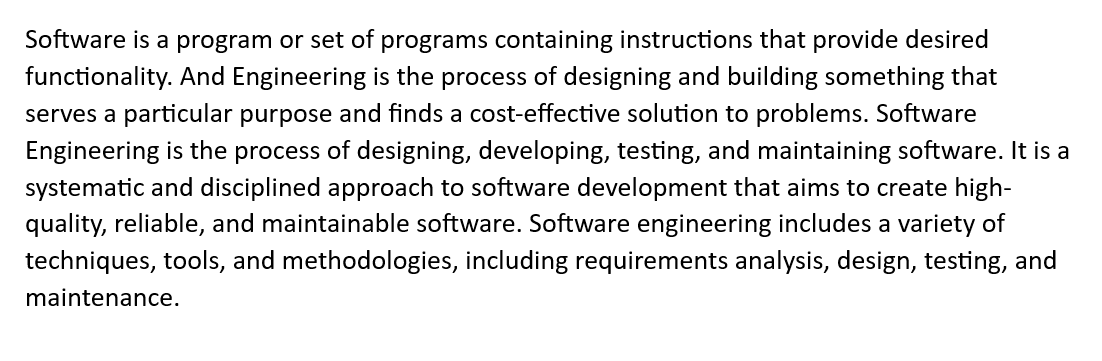
#> input picture backend/images/original_para.png, 1102 x 361 px, found by its file name
$ python temp.py   (older library calls are emulated)
#> lines starting #> are read from the running program, lines starting #| are printed output that depends on the picture; after the words box and inside, x2 and y2 are one past the last pixel; in counts of white or black regions, pixels touching at a corner belong together
import cv2
import pytesseract

def detect_text(image_path):
  """
  Detects text in an image using OpenCV and prints the extracted text to the console.

  Args:
      image_path (str): Path to the image file.

  Returns:
      None
  """

  # Load the image
  img = cv2.imread(image_path)
#> img is the input picture: shape (361, 1102, 3); min 0, max 255, mean 232.7

  # Check if image loading was successful
  if img is None:
      print(f"Error: Could not read image from '{image_path}'.")
      return

  # Convert to grayscale
  gray = cv2.cvtColor(img, cv2.COLOR_BGR2GRAY)

  # Apply bilateral filtering to reduce noise
  bilateral = cv2.bilateralFilter(gray, 11, 17, 17)

  # Find edges using Sobel filter
  edges = cv2.Sobel(bilateral, cv2.CV_64F, 1, 0, ksize=3)
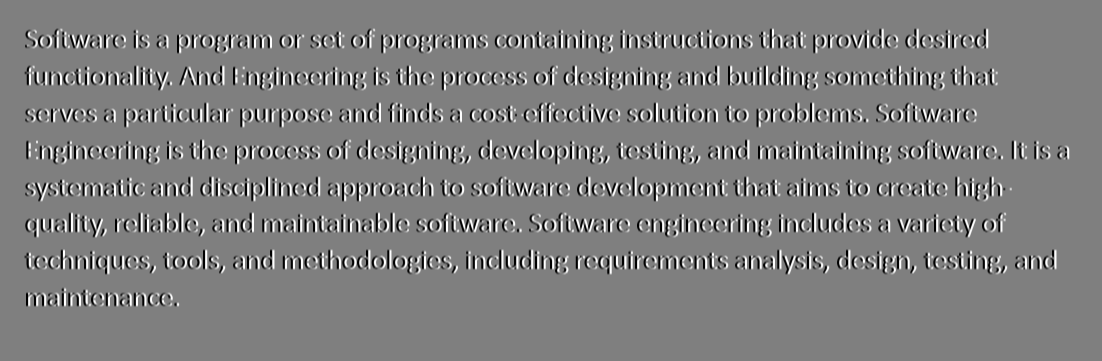
#> edges: shape (361, 1102) float64; min -1020, max 1020, mean 0; drawn with min black and max white
  edges = cv2.convertScaleAbs(edges, alpha=1.0, beta=0.0)  # Convert to CV_8UC1
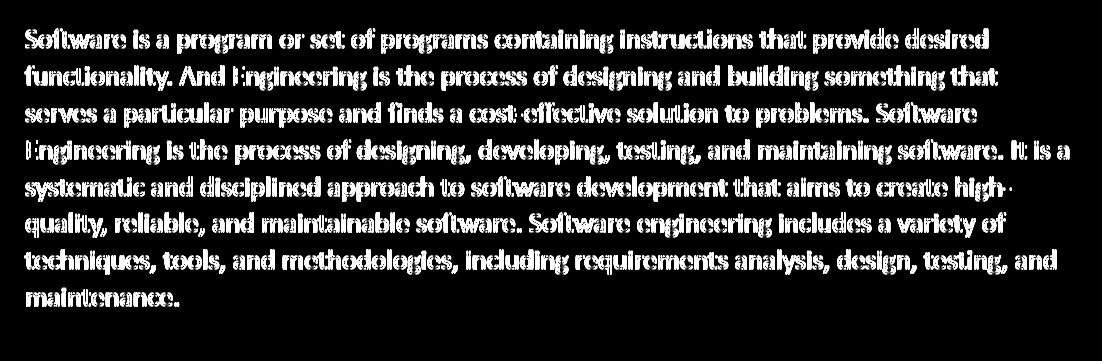
#> edges: shape (361, 1102); min 0, max 255, mean 44

  # Apply Otsu's thresholding to isolate potential text regions
  thresh = cv2.threshold(edges, 0, 255, cv2.THRESH_BINARY + cv2.THRESH_OTSU)[1]
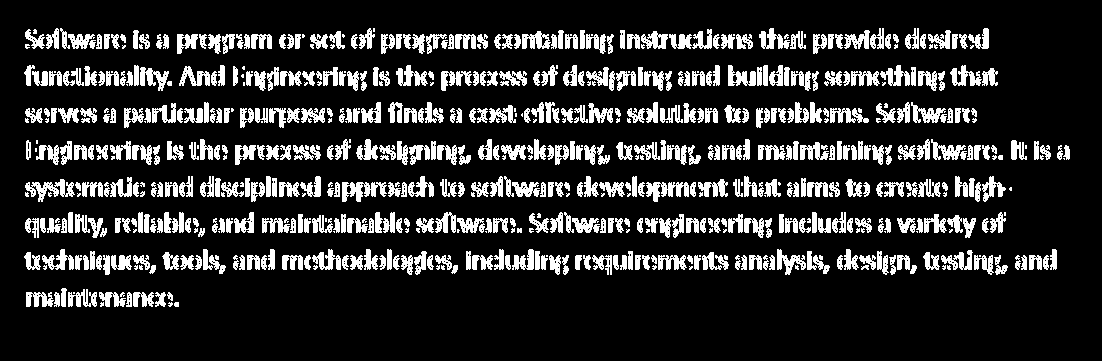
#> thresh: shape (361, 1102); 17.3% white; 691 white regions (164 under 20 px)

  # Find contours in the thresholded image
  cnts = cv2.findContours(thresh, cv2.RETR_EXTERNAL, cv2.CHAIN_APPROX_SIMPLE)[0]
#> cnts = 691 contours, 173 with area under 20; largest, box (x1, y1, x2, y2) and area: (342, 182, 387, 202) 432, (25, 179, 75, 202) 404, (646, 182, 689, 202) 378, (728, 65, 756, 86) 300, (522, 31, 551, 49) 293
  cnts = cnts if len(cnts) == 2 else cnts[1]  # Handle OpenCV version differences
#> cnts = contour of 12 points, box (x1, y1, x2, y2) (168, 302, 173, 307), area 8

  # Loop through contours, draw bounding boxes, and extract text
  for c in cnts:
    x, y, w, h = cv2.boundingRect(c)
    cv2.rectangle(img, (x, y), (x + w, y + h), (0, 255, 0), 2)

    # Extract text from the bounded region using Tesseract-OCR
    text = pytesseract.image_to_string(img[y:y+h, x:x+w])
    print(text)
#> this loop made 1 pass
#> (x, y, w, h) on pass 1: (169, 302, 1, 1)
#> img: shape (361, 1102, 3); under 0.01% of pixels changed, all inside (x1, y1, x2, y2) = (168, 301, 172, 305)

  # Display the image with bounding boxes (optional for visualization)
  # cv2.imshow("Text Detection", img)
  # cv2.waitKey(0)

# Replace 'path/to/your/image.jpg' with your image path
image_path = 'D:/Web Devlopment/EPC/EPC/backend/images/original_para.png'
detect_text(image_path)
#> (the call stopped at in detect_text, `text = pytesseract.image_to_string(img[y:y+h, x:x+w])`: pytesseract is not available in this run)

cv2.destroyAllWindows()
